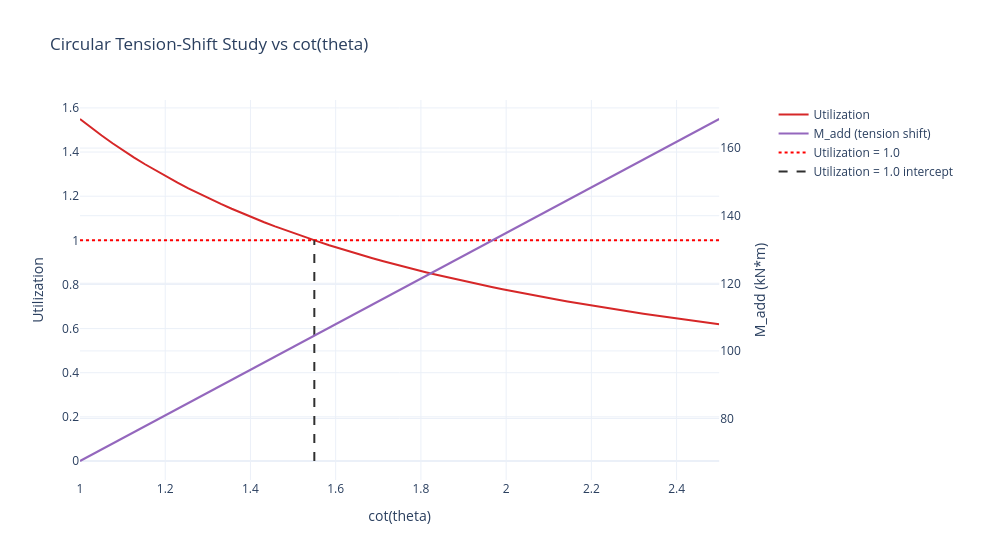

Notebook code cell kept with this figure:
### Markdown cell above
## 5. Cot(ÃŽÂ¸) Moment-Shift Study

Dual-axis plot showing utilization and tension-shift additional moment (`M_add`)
versus cot(ÃŽÂ¸). If utilization crosses 1.0, the intercept is marked.

### Code cell
fig_shift = viewer.plot_cot_theta_moment_shift_study(
    load_case=load_case,
    n_points=60,
    show=False,
)
fig_shift
